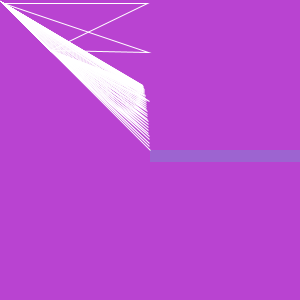
Frame 1 (no input)
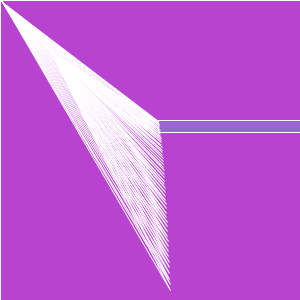
Frame 60 (the mouse pressed at the canvas centre just before this capture)
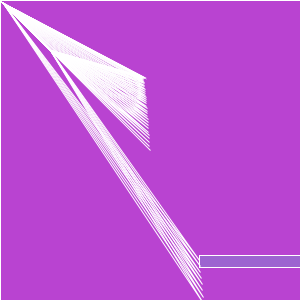
Frame 120 (the mouse held since frame 60 and released just before this capture)

The Processing sketch that drew these frames (run headless with seeded random() and noise(); from frame 60 on, the mouse is pressed at the canvas centre):

// Processing sketch: processing_41492
// ── processing_41492.pde

int numParticles = 50;
GenParticle[] p = new GenParticle[numParticles];

float x, y; // The x- and y-coordinates
  float vx, vy; // The x- and y-velocities
  float radius; // Particle radius
  float gravity = 0.1;
  float stiffness = 0.1;
  float damping = 0.9;
  float velocity = 0.0;
  float targetY;
  
void setup() {
  size(300, 300);
  noStroke();
  smooth();
  for (int i = 0; i < p.length; i++) {
    float velX = random(-1, 1);
    float velY = -i;
// Inputs: x, y, x-velocity, y-velocity,
// radius, origin x, origin y
    p[i] = new GenParticle(width/2, height/2, velX, velY, 5.0, width/2, height/2);
  }
}

void draw() {
  rect(0, 0, width, height);//shapes and colors
  fill(67,209,205, 60);
   fill(185,67,209);
  rect(0, 0, width, height);
  fill(67,209,205,60);
  float force = stiffness * (x - y); 
  velocity = damping * (velocity + force);
  y += velocity;
  rect(x, y, width - 20, 12);
  for (int i = 0; i < p.length; i++) {
    p[i].update();
    p[i].regenerate();
    p[i].display();
  }
}


class Particle {
  

  Particle(float xpos, float ypos, float velx, float vely, float r) {
    x = xpos;
    y = ypos;
    vx = velx;
    vy = vely;
    radius = r;
  }

  void update() {
    vy = vy + gravity;
    y += vy;
    x += vx;
  }

  void display() {

    stroke(255);
    noFill();
    
   triangle(x, y, radius*10, radius*10,3,3);//for the side lines
  }
}


class GenParticle extends Particle {
  float originX, originY;

  GenParticle(float xIn, float yIn, float vxIn, float vyIn, float r, float ox, float oy) {
    super(xIn, yIn, vxIn, vyIn, r);
    originX = ox;
    originY = oy;
  }

  void regenerate() {
    if ((x > width + radius) || (x < -radius) ||
        (y > height + radius) || (y < -radius)) {
      x = originX;
      y = originY;
      vx = random(-1.0, 1.0);
      vy = random(-4.0, -2.0);
    }
  }
}
